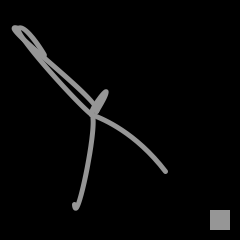
Frame 1 (no input)
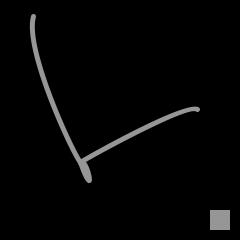
Frame 60 (the mouse pressed at the canvas centre just before this capture)
Frame 120 (the mouse held since frame 60 and released just before this capture): identical to frame 60, image omitted

The Processing sketch that drew these frames (run headless with seeded random() and noise(); from frame 60 on, the mouse is pressed at the canvas centre):

// Processing sketch: processing_53708
// ── processing_53708.pde

int[][]connect_ary;
float min_dist;
float cur_dist;
int rx;
int ry;
int rwidth;
int rheight;
int generating;
int savecount;

void setup() {
  
  background(0);
  size(240, 240);
  stroke(150);
  strokeWeight(5);
  strokeCap(ROUND);
  smooth();
  noFill();
  
  generating = 24;
  generate();
  
}

void draw() {
  
  if (generating>0) {
    generate();
    generating--;
  }
  
  noStroke();
  fill(255,0,0);
  rx=width-30;
  ry=height-30;
  rwidth=20;
  rheight=20;
  if (mouseX>rx&&mouseX<rx+rwidth&&mouseY>ry&&mouseY<ry+rheight)
    fill(255,0,0);
  else
    fill(150);
  rect(rx, ry, rwidth, rheight);
    
}

void generate() {
  background(0);
  connect_ary = new int[0][2];
  Node[] node_ary = new Node[int(random(3,7))];
  Node closestnode = new Node(0,0);
  
  for (int i=0; i<node_ary.length; i++) {
    node_ary[i] = new Node(random(10, width-10),random(10,height-10));
  }

  for (int i=0; i<node_ary.length; i++) {
    min_dist = dist(0,0,width,height);
    for (int j=0; j<node_ary.length; j++) {
      if (i!=j && !areConnected(j,i)) {
        cur_dist = dist(node_ary[i].x, node_ary[i].y, node_ary[j].x, node_ary[j].y);
        if (cur_dist < min_dist) {
          min_dist = cur_dist;
          closestnode.x = node_ary[j].x;
          closestnode.y = node_ary[j].y;
          setConnected(i, j);   
        }
      }
    }
    stroke(150);
    noFill();
    bezier(node_ary[i].x, node_ary[i].y, 
    node_ary[i].x + random(-50, 50), node_ary[i].y + random(-50,50), 
    closestnode.x + random(-10, 10), closestnode.y + random(-10,10), 
    closestnode.x, closestnode.y); 
  }
  
}

void setConnected(int i, int j) {
    int[] connection = {i, j};
    connect_ary = (int[][]) append(connect_ary, connection);
}

boolean areConnected(int j, int i) {
  for (int[] element: connect_ary) {
    if (element[0]==j && element[1]==i)
      return true;
  }
  return false;
}

void printArray(int[][] a)
{
  for (int[] element: a) {
    for (int element2: element)
      print(element2);
    print("\n");
  }
}

void keyPressed() {
  if (key == TAB) {
    savecount++;
    save("landmark_" + savecount+ ".jpg");
  }
}

void mousePressed() {
  if (mouseX>rx&&mouseX<rx+rwidth&&mouseY>ry&&mouseY<ry+rheight) {
    generating = 24;
    generate();
  }
}

class Node{
  float x;
  float y;
  Node(float x, float y) {
    this.x = x;
    this.y = y;
  }
}
